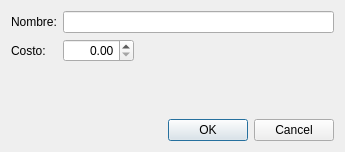
<?xml version="1.0" encoding="UTF-8"?>
<ui version="4.0">
 <class>wanillado</class>
 <widget class="QDialog" name="wanillado">
  <property name="geometry">
   <rect>
    <x>0</x>
    <y>0</y>
    <width>345</width>
    <height>152</height>
   </rect>
  </property>
  <property name="windowTitle">
   <string>Añadir/Modificar Anillado</string>
  </property>
  <layout class="QVBoxLayout" name="verticalLayout">
   <item>
    <layout class="QFormLayout" name="formLayout">
     <item row="0" column="0">
      <widget class="QLabel" name="nombreLabel">
       <property name="text">
        <string>Nombre:</string>
       </property>
      </widget>
     </item>
     <item row="0" column="1">
      <widget class="QLineEdit" name="nombreLineEdit"/>
     </item>
     <item row="1" column="0">
      <widget class="QLabel" name="costoLabel">
       <property name="text">
        <string>Costo: </string>
       </property>
      </widget>
     </item>
     <item row="1" column="1">
      <widget class="QDoubleSpinBox" name="costoDoubleSpinBox">
       <property name="sizePolicy">
        <sizepolicy hsizetype="Fixed" vsizetype="Fixed">
         <horstretch>0</horstretch>
         <verstretch>0</verstretch>
        </sizepolicy>
       </property>
       <property name="alignment">
        <set>Qt::AlignRight|Qt::AlignTrailing|Qt::AlignVCenter</set>
       </property>
       <property name="maximum">
        <double>9999.989999999999782</double>
       </property>
      </widget>
     </item>
    </layout>
   </item>
   <item>
    <widget class="QDialogButtonBox" name="buttonBox">
     <property name="orientation">
      <enum>Qt::Horizontal</enum>
     </property>
     <property name="standardButtons">
      <set>QDialogButtonBox::Cancel|QDialogButtonBox::Ok</set>
     </property>
    </widget>
   </item>
  </layout>
 </widget>
 <resources/>
 <connections>
  <connection>
   <sender>buttonBox</sender>
   <signal>accepted()</signal>
   <receiver>wanillado</receiver>
   <slot>accept()</slot>
   <hints>
    <hint type="sourcelabel">
     <x>248</x>
     <y>254</y>
    </hint>
    <hint type="destinationlabel">
     <x>157</x>
     <y>274</y>
    </hint>
   </hints>
  </connection>
  <connection>
   <sender>buttonBox</sender>
   <signal>rejected()</signal>
   <receiver>wanillado</receiver>
   <slot>reject()</slot>
   <hints>
    <hint type="sourcelabel">
     <x>316</x>
     <y>260</y>
    </hint>
    <hint type="destinationlabel">
     <x>286</x>
     <y>274</y>
    </hint>
   </hints>
  </connection>
 </connections>
</ui>
